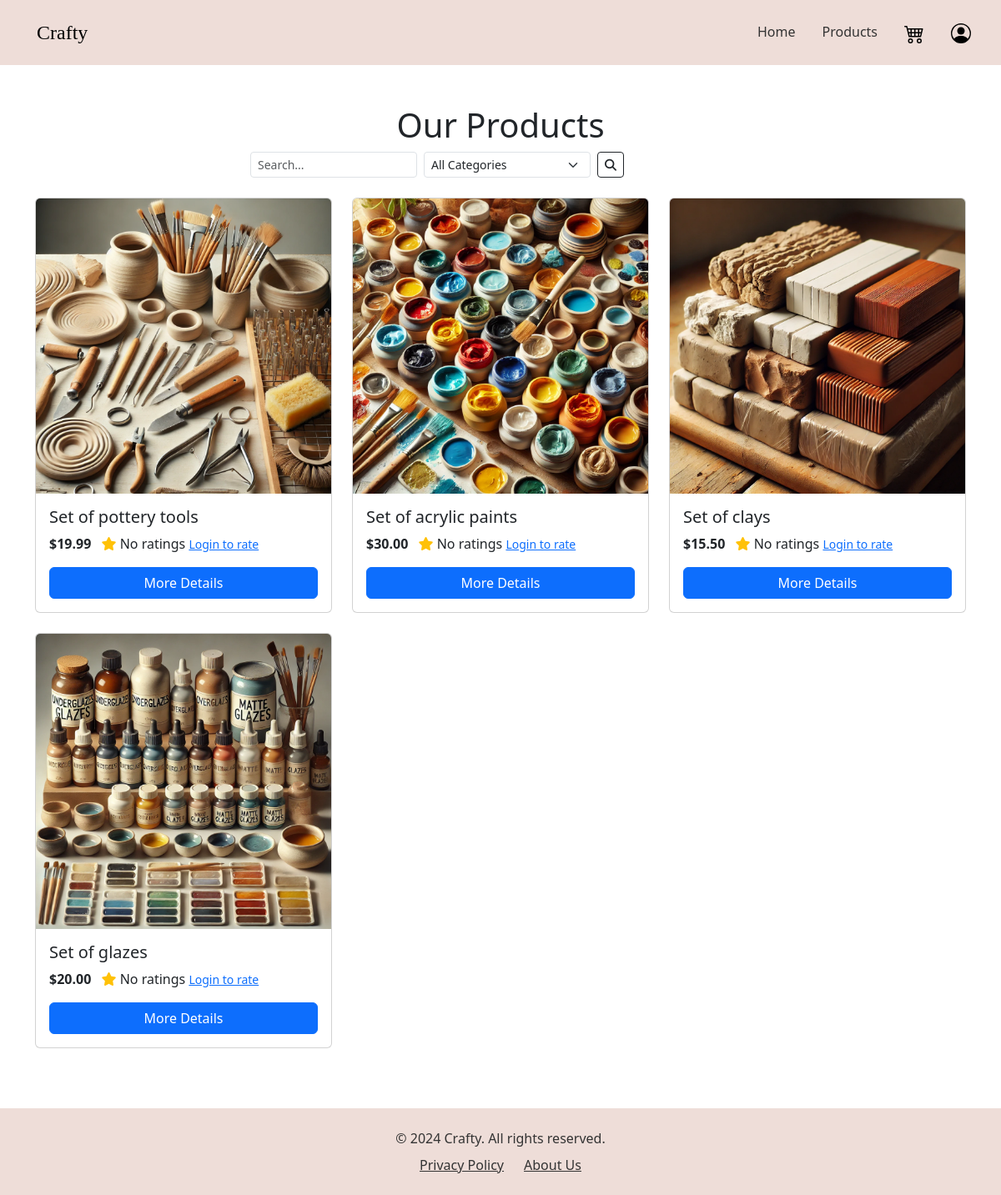
Page /products/?category=Pottery+Supplies on the committed database.
### products/models.py (models this page shows, shortened)
class Item(models.Model):
    name = models.CharField(max_length=255)
    description = models.TextField(blank=True, null=True)
    price = models.DecimalField(max_digits=10, decimal_places=2)
    category = models.ForeignKey(Category, on_delete=models.CASCADE)
    subcategory = models.ForeignKey(SubCategory, on_delete=models.CASCADE, related_name='items', null=True, blank=True)
    image = models.ImageField(upload_to='item_images/', blank=True, null=True)

### products/views.py (the view)
# urls.py: path('', views.product_list, name='products'),  # Changed from 'products' to 'product_list'
def product_list(request):
    items = Item.objects.all()
    query = request.GET.get('q')
    category = request.GET.get('category')
    if query:
        items = items.filter(name__icontains=query)
    if category:
        try:
            subcategory = SubCategory.objects.get(name=category)
            items = items.filter(subcategory=subcategory)
        except SubCategory.DoesNotExist:
            try:
                category_obj = Category.objects.get(name=category)
                items = items.filter(category=category_obj)
            except Category.DoesNotExist:
                items = items.none()
    context = {
        'items': items,
        'categories': Category.objects.all(),
    }
    return render(request, 'products/index.html', context)

### products/templates/products/index.html (shortened to what this page needs)
{% load static%}
<!DOCTYPE html>
<html lang="en">
    <head>
        <link href="https://cdn.jsdelivr.net/npm/bootstrap@5.3.1/dist/css/bootstrap.min.css" rel="stylesheet">
        <link rel="stylesheet" href="{% static 'home/styles.css' %}" >
        <link rel="stylesheet" href="{% static 'ratings/styles.css' %}" >
        <link href="https://cdnjs.cloudflare.com/ajax/libs/font-awesome/6.5.0/css/all.min.css" rel="stylesheet">
    </head>
    <body class="d-flex flex-column min-vh-100">
        {% block content %}
        {% include 'home/navbar.html' %}
        <div class="container my-5">
            <h1 class="text-center">Our Products</h1>
            <div class="d-flex justify-content-center mb-4">
                <form method="get" class="d-flex gap-2" style="max-width: 600px; width: 100%;">
                    <input type="text" name="q" placeholder="Search..."
                           class="form-control form-control-sm" style="max-width: 200px;" value="{{ request.GET.q }}">
                    <select name="category" class="form-select form-select-sm" style="width: 200px;">
                        <option value="">All Categories</option>
                    </select>
                    <button type="submit" class="btn btn-sm btn-outline-dark">
                        <i class="fas fa-search"></i>
                    </button>
                </form>
            </div>
            <div class="row">
                {% for item in items %}
                <div class="col-md-4 mb-4">
                    <div class="card h-100">
                        {% if item.image %}
                            <img src="{{ item.image.url }}" class="card-img-top" alt="{{ item.name }}">
                        {% endif %}
                        <div class="card-body d-flex flex-column">
                            <h5 class="card-title">{{ item.name }}</h5>
                            <p class="card-text">
                                <strong>${{ item.price }}</strong>
                                <span class="ms-2">
                                    <i class="fas fa-star text-warning"></i>
                                    {{ item.average_rating|default:"No ratings" }}
                                    {% if user.is_authenticated %}
                                        <div class="rating-container" data-item-id="{{ item.id }}">
                                            {% for i in "12345" %}
                                                <span class="star" data-value="{{ forloop.counter }}">
                                                    {% if item.average_rating >= forloop.counter %}
                                                        ★
                                                    {% else %}
                                                        ☆
                                                    {% endif %}
                                                </span>
                                            {% endfor %}
                                        </div>
                                    {% else %}
                                        <small class="text-muted">
                                            <a href="{% url 'login' %}?next={{ request.path }}">Login to rate</a>
                                        </small>
                                    {% endif %}
                                </span>
                            </p>
                            <a href="{% url 'product_detail' item.id %}" class="btn btn-primary mt-auto">More Details</a>
                        </div>
                    </div>
                </div>
                {% empty %}
                <p>No items found.</p>
                {% endfor %}
            </div>
        </div>
        {% endblock %}
        <footer class=" py-4 mt-auto">
            <div class="container text-center">
                <p class="mb-0">
                    &copy; 2024 Crafty. All rights reserved.
                </p>
                <ul class="list-inline mt-2">
                    <li class="list-inline-item"><a href="#">Privacy Policy</a></li>
                    <li class="list-inline-item"><a href="{% url 'about' %}">About Us</a></li>
                </ul>
            </div>
        </footer>
    </body>
</html>

### home/static/home/styles.css (style rules this page uses)
footer { background-color: #eeddd8 !important; padding: 1rem !important; }
footer p { color: #333 !important; }
footer .list-inline { margin: 0; padding: 0; display: flex; justify-content: center; gap: 1rem; }
footer .list-inline-item a { color: #333 !important; }

### rows in the picture
Item: image (picture), name "Set of pottery tools", price "19.99", average_rating "No ratings"
Item: image (picture), name "Set of acrylic paints", price "30.00", average_rating "No ratings"
Item: image (picture), name "Set of clays", price "15.50", average_rating "No ratings"
Item: image (picture), name "Set of glazes", price "20.00", average_rating "No ratings"
